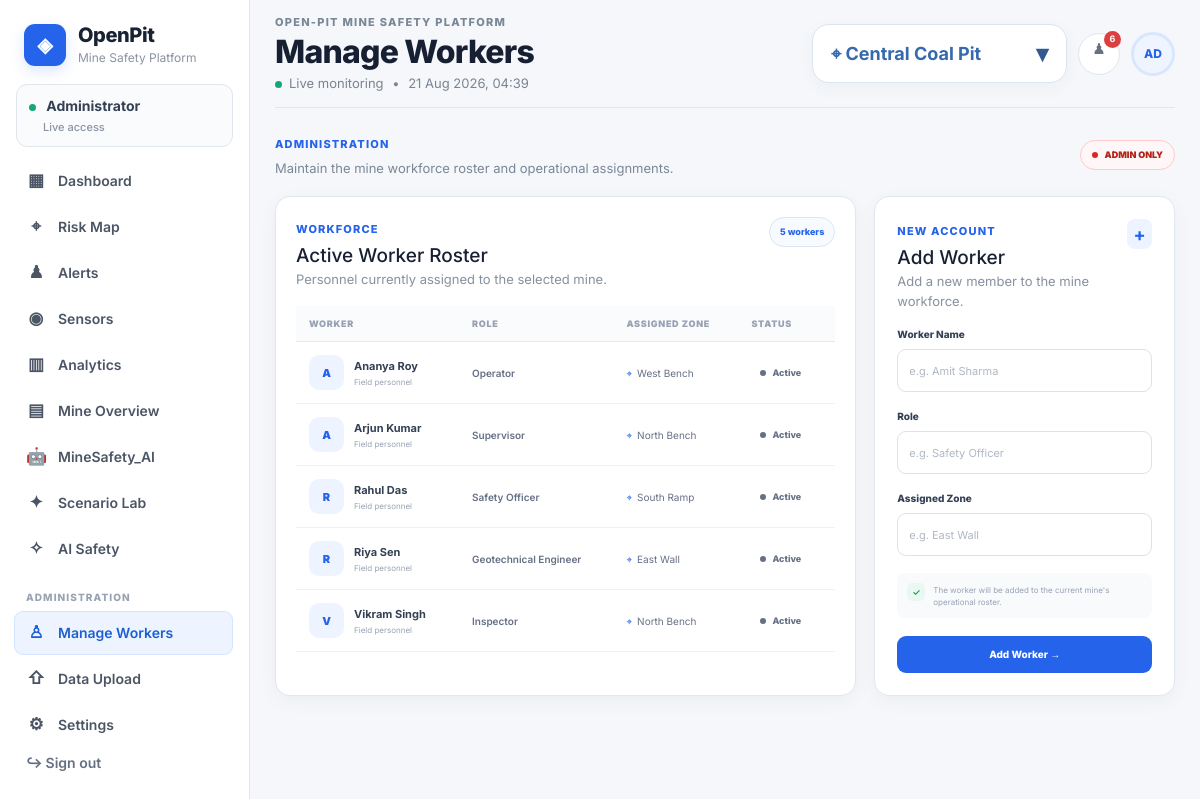
The app's page /workers (signed in) with its own data.
### models.py (models this page shows)
class Mine(db.Model):
    id=db.Column(db.Integer,primary_key=True)
    name=db.Column(db.String(120),nullable=False)
    location=db.Column(db.String(200))
    status=db.Column(db.String(30),default='Operational')

class Worker(db.Model):
    id=db.Column(db.Integer,primary_key=True)
    name=db.Column(db.String(120),nullable=False)
    role=db.Column(db.String(100))
    zone=db.Column(db.String(100))
    status=db.Column(db.String(30),default='Active')

### app.py (the view)
@app.route('/workers', methods=['GET','POST'])
@admin_required
def workers():
    if request.method=='POST':
        db.session.add(Worker(name=request.form['name'],role=request.form['role'],zone=request.form['zone'],status='Active')); db.session.commit(); flash('Worker added.','success'); return redirect(url_for('workers'))
    return render_template('workers.html', workers=Worker.query.order_by(Worker.name).all())

### app.py (called while the page is built)
def admin_required(view):
    @wraps(view)
    def wrapped(*args, **kwargs):
        if session.get('role') != 'admin':
            flash('This section is available to administrators only.', 'danger')
            return redirect(url_for('dashboard'))
        return view(*args, **kwargs)
    return wrapped

### templates/workers.html (shortened to what this page needs)
{% extends 'base.html' %}
{% block heading %}Manage Workers{% endblock %}
{% block content %}
<div class="page-actions workers-header">
    <div>
        <span class="section-kicker">ADMINISTRATION</span>
        <p>Maintain the mine workforce roster and operational assignments.</p>
    </div>
    <span class="admin-only">
        <span></span> ADMIN ONLY
    </span>
</div>
<div class="workers-layout">
    <section class="panel table-panel workers-roster">
        <div class="panel-head">
            <div>
                <span class="section-kicker">WORKFORCE</span>
                <h2>Active Worker Roster</h2>
                <p class="panel-subtitle">
                    Personnel currently assigned to the selected mine.
                </p>
            </div>
            <span class="count-badge">
                {{ workers|length }}
                {{ 'worker' if workers|length == 1 else 'workers' }}
            </span>
        </div>
        <div class="table-responsive">
            <table class="table workers-table">
                <thead>
                    <tr>
                        <th>Worker</th>
                        <th>Role</th>
                        <th>Assigned Zone</th>
                        <th>Status</th>
                    </tr>
                </thead>
                <tbody>
                {% for w in workers %}
                    <tr>
                        <td>
                            <div class="worker-profile">
                                <span class="worker-avatar">
                                    {{ w.name[:1]|upper }}
                                </span>
                                <div>
                                    <b>{{ w.name }}</b>
                                    <small>Field personnel</small>
                                </div>
                            </div>
                        </td>
                        <td>
                            <span class="worker-role">
                                {{ w.role }}
                            </span>
                        </td>
                        <td>
                            <span class="worker-zone">
                                <span>⌖</span>
                                {{ w.zone }}
                            </span>
                        </td>
                        <td>
                            <span class="status-chip {{ w.status|lower }}">
                                <span class="status-dot"></span>
                                {{ w.status }}
                            </span>
                        </td>
                    </tr>
                {% endfor %}
                </tbody>
            </table>
        </div>
    </section>
    <section class="panel add-worker-panel">
        <div class="panel-head">
            <div>
                <span class="section-kicker">NEW ACCOUNT</span>
                <h2>Add Worker</h2>
                <p class="panel-subtitle">
                    Add a new member to the mine workforce.
                </p>
            </div>
            <span class="worker-add-icon">+</span>
        </div>
        <form
            class="worker-form"
            method="post"
            id="workerForm"
        >
            <div class="worker-form-field">
                <label for="workerName">
                    Worker Name
                </label>
                <input
                    id="workerName"
                    name="name"
                    type="text"
                    placeholder="e.g. Amit Sharma"
                    autocomplete="name"
                    required
                    maxlength="100"
                >
            </div>
            <div class="worker-form-field">
                <label for="workerRole">
                    Role
                </label>
                <input
                    id="workerRole"
                    name="role"
                    type="text"
                    placeholder="e.g. Safety Officer"
                    required
                    maxlength="100"
                >
            </div>
            <div class="worker-form-field">
                <label for="workerZone">
                    Assigned Zone
                </label>
                <input
                    id="workerZone"
                    name="zone"
                    type="text"
                    placeholder="e.g. East Wall"
                    required
                    maxlength="100"
                >
            </div>
            <div class="worker-form-note">
                <span>✓</span>
                <p>
                    The worker will be added to the current mine's
                    operational roster.
                </p>
            </div>
            <button
                type="submit"
                class="primary-cta worker-submit"
            >
                Add Worker →
            </button>
        </form>
    </section>
</div>
{% endblock %}

### templates/base.html (shortened to what this page needs)
<!doctype html>
<html lang="en">
<head>
<link href="https://cdn.jsdelivr.net/npm/bootstrap@5.3.3/dist/css/bootstrap.min.css" rel="stylesheet">
<link rel="stylesheet" href="{{ url_for('static', filename='css/style.css') }}">
</head>
<body class="{% if current_role %}app-body{% else %}public-body{% endif %}">
{% if current_role %}
<div class="app-shell">
    <aside class="sidebar">
        <a class="brand" href="{{ url_for('dashboard') }}">
            <span class="brand-mark">◈</span>
            <span>
                <strong>OpenPit</strong>
                <small>Mine Safety Platform</small>
            </span>
        </a>
        <div class="role-badge">
            <span class="role-dot"></span>
            {{ 'Administrator' if current_role == 'admin' else 'Safety Worker' }}
            <small>Live access</small>
        </div>
        <nav class="side-nav">
            <a class="nav-item {% if request.endpoint == 'dashboard' %}active{% endif %}" href="{{ url_for('dashboard') }}"><span>▦</span>Dashboard</a>
            <a class="nav-item {% if request.endpoint == 'risk_map' %}active{% endif %}" href="{{ url_for('risk_map') }}"><span>⌖</span>Risk Map</a>
            <a class="nav-item {% if request.endpoint in ['alerts','close_alert'] %}active{% endif %}" href="{{ url_for('alerts') }}"><span>♟</span>Alerts</a>
            <a class="nav-item {% if request.endpoint == 'sensors' %}active{% endif %}" href="{{ url_for('sensors') }}"><span>◉</span>Sensors</a>
            <a class="nav-item {% if request.endpoint == 'analytics' %}active{% endif %}" href="{{ url_for('analytics') }}"><span>▥</span>Analytics</a>
            <a class="nav-item {% if request.endpoint == 'mine' %}active{% endif %}" href="{{ url_for('mine') }}"><span>▤</span>Mine Overview</a>
<a class="nav-item" href="http://127.0.0.1:5001/chatbot">
    <span>🤖</span>MineSafety_AI
</a>
<a class="nav-item {% if request.endpoint == 'scenario' %}active{% endif %}" href="{{ url_for('scenario') }}"><span>✦</span>Scenario Lab</a>
            <a class="nav-item {% if request.endpoint == 'ai' %}active{% endif %}" href="{{ url_for('ai') }}"><span>✧</span>AI Safety</a>
            {% if current_role == 'admin' %}
            <div class="nav-section">ADMINISTRATION</div>
            <a class="nav-item {% if request.endpoint == 'workers' %}active{% endif %}" href="{{ url_for('workers') }}"><span>♙</span>Manage Workers</a>
            <a class="nav-item {% if request.endpoint == 'upload' %}active{% endif %}" href="{{ url_for('upload') }}"><span>⇧</span>Data Upload</a>
            <a class="nav-item {% if request.endpoint == 'settings' %}active{% endif %}" href="{{ url_for('settings') }}"><span>⚙</span>Settings</a>
            {% endif %}
        </nav>
        <a class="logout-link" href="{{ url_for('logout') }}">↪ Sign out</a>
    </aside>
    <main class="main-area">
        <header class="topbar">
            <div class="topbar-copy">
                <span class="eyebrow">OPEN-PIT MINE SAFETY PLATFORM</span>
                <h1>{% block heading %}Dashboard{% endblock %}</h1>
                <div class="live-line"><span class="live-dot"></span>Live monitoring <span>•</span> {{ now.strftime('%d %b %Y, %H:%M') }}</div>
            </div>
            <div class="top-actions">
                <div class="mine-select-wrap">
                    <button class="mine-select"
                            type="button"
                            id="mineSelectorButton"
                            aria-expanded="false">
                        <span>⌖ {{ header_mine.name if header_mine else 'No mine selected' }}</span>
                        <span class="mine-select-arrow">▾</span>
                    </button>
                </div>
                <a class="icon-btn"
                   href="{{ url_for('alerts') }}"
                   title="Alerts">
                    ♟<b>{{ open_alert_count }}</b>
                </a>
                <a class="avatar"
                   href="{{ url_for('settings') if current_role == 'admin' else url_for('help_page') }}">
                    {{ 'AD' if current_role == 'admin' else 'SW' }}
                </a>
            </div>
        </header>
        {% block content %}{% endblock %}
    </main>
</div>
{% endif %}
</body>
</html>

### records on screen
Mine: name "Central Coal Pit"
Worker: name "A", name "Ananya Roy", role "Operator", zone "West Bench", status "Active"
Worker: name "A", name "Arjun Kumar", role "Supervisor", zone "North Bench", status "Active"
Worker: name "R", name "Rahul Das", role "Safety Officer", zone "South Ramp", status "Active"
Worker: name "R", name "Riya Sen", role "Geotechnical Engineer", zone "East Wall", status "Active"
Worker: name "V", name "Vikram Singh", role "Inspector", zone "North Bench", status "Active"

### other values on screen
{{ 'Administrator' if current_role == 'admin' else 'Safety Worker' }} "Administrator"
{{ open_alert_count }} "6"
{{ 'AD' if current_role == 'admin' else 'SW' }} "AD"
{{ workers|length }} "5"
{{ 'worker' if workers|length == 1 else 'workers' }} "workers"
